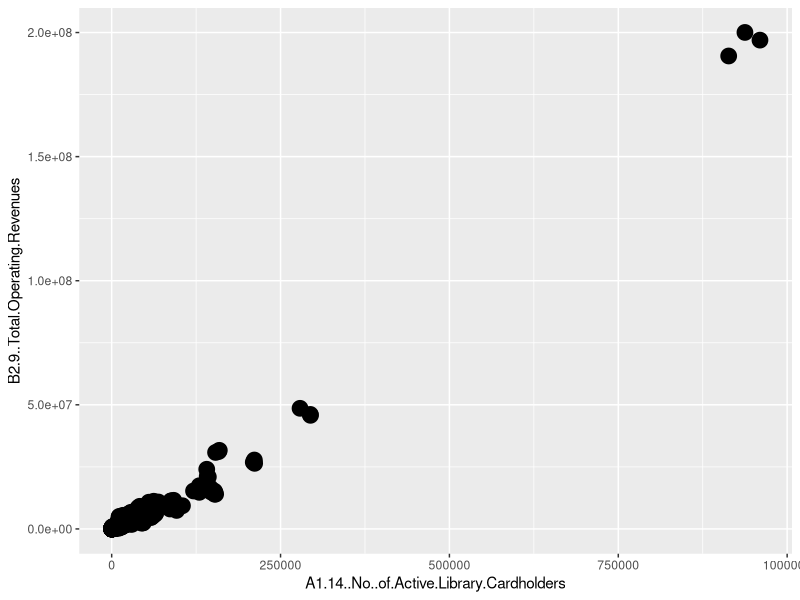

Write the R code that produced this figure.
## ---- chunk 1
if (!require('ggplot2')) 
{
  install.packages('ggplot2');
  library(ggplot2);
}

#importing my data sets
data2015 <- read.csv("2015_ontario_public_library_statistics_open_data_dec_2017rev.csv")

data2016 <- read.csv("2016 ontario_public_library_statistics_open_data_2016.csv")

data2017 <- read.csv("2017 ontario_public_library_statistics_open_data_july_2019_rev1.csv")

## ---- chunk 2
#organizing my column names
common_columns <- Reduce(intersect, list(colnames(data2015),colnames(data2016),colnames(data2017)))

#combining my files data
datacombined <- rbind(subset(data2015, select = common_columns), subset(data2016, select = common_columns), subset(data2017, select = common_columns))


## ---- chunk 3

#Removing  the commas 
datacombined$B2.9..Total.Operating.Revenues <-  gsub(",", "", datacombined$B2.9..Total.Operating.Revenues)

datacombined$A1.14..No..of.Active.Library.Cardholders <- gsub(",", "", datacombined$A1.14..No..of.Active.Library.Cardholders)

#Checking the class of the columns
class(datacombined$A1.14..No..of.Active.Library.Cardholders)

class(datacombined$B2.9..Total.Operating.Revenues)

#Making NA into zero's
datacombined[is.na(datacombined)] <- 0

# Making the variables  numeric form
datacombined$A1.14..No..of.Active.Library.Cardholders <- as.numeric(datacombined$A1.14..No..of.Active.Library.Cardholders)

datacombined$B2.9..Total.Operating.Revenues <-  as.numeric(datacombined$B2.9..Total.Operating.Revenues)

#Removing the zeros from the specified columns
datacombined <- subset(datacombined, datacombined$A1.14..No..of.Active.Library.Cardholders > 0 & datacombined$B2.9..Total.Operating.Revenues > 0)

#Dividing Operating Revenue by Active Card Holder
datacombined$B2.9..Total.Operating.Revenues / datacombined$A1.14..No..of.Active.Library.Cardholders

#duplicating my dataframe
newdatacombined <- datacombined

#Creating new variable column for Operating Revenue per Active Card Holder
newdatacombined$newcolumn <- newdatacombined$B2.9..Total.Operating.Revenues / newdatacombined$A1.14..No..of.Active.Library.Cardholders

## ---- chunk 4
 #Making newcolumn and City/Town into one object 
twodatacombined<- dplyr::select (newdatacombined,newcolumn,A1.10.City.Town)

 #Putting the new object in ascending order by values in (newcolumn)
twodatacombined <- twodatacombined[order(twodatacombined$newcolumn),]

 #Looking at the last values in the object, this shows the highest values in (newcolumn) which shows the libraries with the highest operating revenue per active cardholer
tail(twodatacombined)
 
## ---- chunk 5
#average for newcolumn, total revenue per cardholder 
mean(newdatacombined$newcolumn, na.rm = TRUE)
median(newdatacombined$newcolumn, na.rm = TRUE)

 #plot showing the distribution of operating revenue vs number of active cardholders
ggplot(data = newdatacombined, mapping = aes(x = A1.14..No..of.Active.Library.Cardholders, y = B2.9..Total.Operating.Revenues))+ geom_point(size = 5)

## ---- chunk 6
library(tidyverse)
library(ggplot2) 

 #this shows the quantile points
quantile(twodatacombined$newcolumn, probs=c(0, 0.25, 0.5, 0.75, 1))

